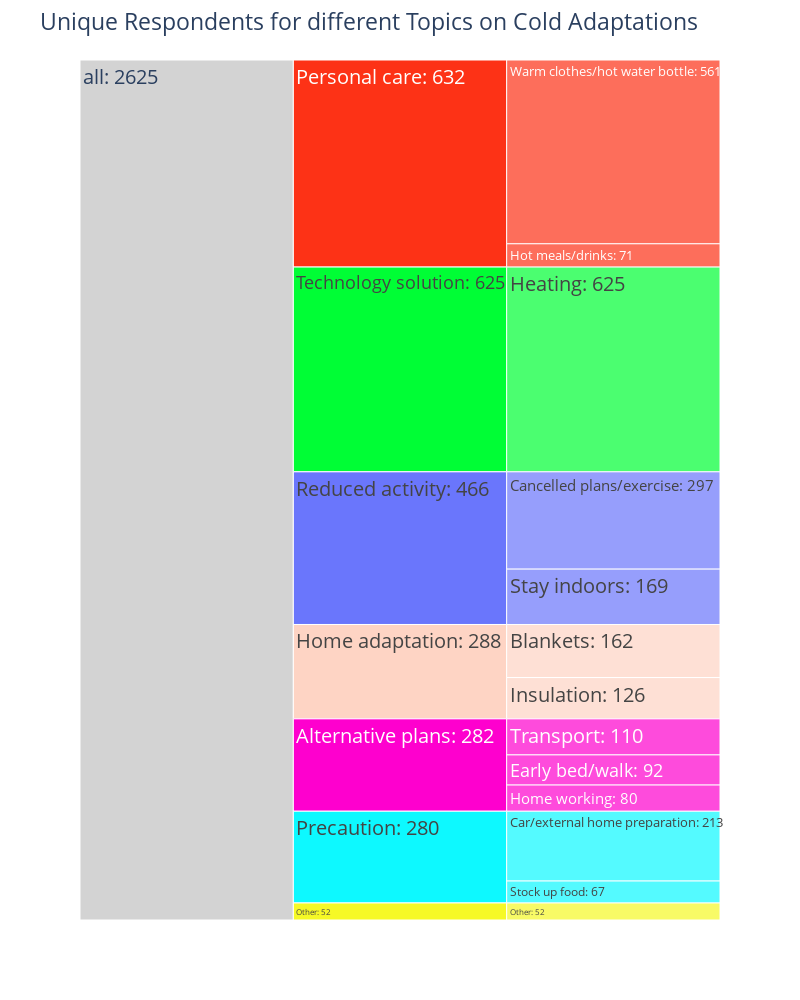

Notebook cell for this chart:
### Code cell
import plotly.express as px

fig = px.icicle(Cold_Icicle, path=[px.Constant("all"), 'Major', 'Minor'], values='Count', 
                color_discrete_sequence=px.colors.qualitative.Light24)
# Colour options (see above)
fig.update_traces(root_color="lightgrey", textinfo='label+value', texttemplate='%{label}: %{value}')
fig.update_layout(title="Unique Respondents for different Topics on Cold Adaptations", font_size=20, title_font_size=23)
# font_size controls the global font size and it will make things fit where needed
# title_font_size controls the title font size which we want to be different from the global font_size
fig.update_layout(width=800, height=1000)
fig.show()

### Figure 1 — Plotly figure (JSON) as saved in the notebook; plotly's stock layout.template omitted (floating-point values rounded to 4 significant figures)
{"data": [{"branchvalues": "total", "domain": {"x": [0, 1], "y": [0, 1]}, "hovertemplate": "labels=%{label}<br>Count=%{value}<br>parent=%{parent}<br>id=%{id}<extra></extra>", "ids": ["all/Home adaptation/Blankets", "all/Reduced activity/Cancelled plans/exercise", "all/Precaution/Car/external home preparation", "all/Alternative plans/Early bed/walk", "all/Technology solution/Heating", "all/Alternative plans/Home working", "all/Personal care/Hot meals/drinks", "all/Home adaptation/Insulation", "all/Other/Other", "all/Reduced activity/Stay indoors", "all/Precaution/Stock up food", "all/Alternative plans/Transport", "all/Personal care/Warm clothes/hot water bottle", "all/Alternative plans", "all/Home adaptation", "all/Other", "all/Personal care", "all/Precaution", "all/Reduced activity", "all/Technology solution", "all"], "labels": ["Blankets", "Cancelled plans/exercise", "Car/external home preparation", "Early bed/walk", "Heating", "Home working", "Hot meals/drinks", "Insulation", "Other", "Stay indoors", "Stock up food", "Transport", "Warm clothes/hot water bottle", "Alternative plans", "Home adaptation", "Other", "Personal care", "Precaution", "Reduced activity", "Technology solution", "all"], "name": "", "parents": ["all/Home adaptation", "all/Reduced activity", "all/Precaution", "all/Alternative plans", "all/Technology solution", "all/Alternative plans", "all/Personal care", "all/Home adaptation", "all/Other", "all/Reduced activity", "all/Precaution", "all/Alternative plans", "all/Personal care", "all", "all", "all", "all", "all", "all", "all", ""], "root": {"color": "lightgrey"}, "textinfo": "label+value", "texttemplate": "%{label}: %{value}", "type": "icicle", "values": [162, 297, 213, 92, 625, 80, 71, 126, 52, 169, 67, 110, 561, 282, 288, 52, 632, 280, 466, 625, 2625]}], "layout": {"font": {"size": 20}, "height": 1000, "iciclecolorway": ["#FD3216", "#00FE35", "#6A76FC", "#FED4C4", "#FE00CE", "#0DF9FF", "#F6F926", "#FF9616", "#479B55", "#EEA6FB", "#DC587D", "#D626FF", "#6E899C", "#00B5F7", "#B68E00", "#C9FBE5", "#FF0092", "#22FFA7", "#E3EE9E", "#86CE00", "#BC7196", "#7E7DCD", "#FC6955", "#E48F72"], "legend": {"tracegroupgap": 0}, "margin": {"t": 60}, "title": {"font": {"size": 23}, "text": "Unique Respondents for different Topics on Cold Adaptations"}, "width": 800}}
